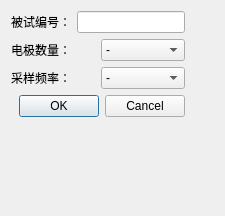
<?xml version="1.0" encoding="UTF-8"?>
<ui version="4.0">
 <class>set_info</class>
 <widget class="QDialog" name="set_info">
  <property name="geometry">
   <rect>
    <x>0</x>
    <y>0</y>
    <width>225</width>
    <height>216</height>
   </rect>
  </property>
  <property name="windowTitle">
   <string>实验信息</string>
  </property>
  <layout class="QFormLayout" name="formLayout">
   <item row="0" column="0">
    <layout class="QGridLayout" name="gridLayout">
     <item row="0" column="0">
      <layout class="QHBoxLayout" name="horizontalLayout">
       <item>
        <widget class="QLabel" name="label">
         <property name="text">
          <string>被试编号：</string>
         </property>
        </widget>
       </item>
       <item>
        <widget class="QLineEdit" name="num"/>
       </item>
      </layout>
     </item>
     <item row="1" column="0">
      <layout class="QHBoxLayout" name="horizontalLayout_4">
       <item>
        <widget class="QLabel" name="label_5">
         <property name="text">
          <string>电极数量：</string>
         </property>
        </widget>
       </item>
       <item>
        <widget class="QComboBox" name="comboBox">
         <item>
          <property name="text">
           <string>-</string>
          </property>
         </item>
         <item>
          <property name="text">
           <string>8导</string>
          </property>
         </item>
         <item>
          <property name="text">
           <string>16导</string>
          </property>
         </item>
         <item>
          <property name="text">
           <string>32导</string>
          </property>
         </item>
        </widget>
       </item>
      </layout>
     </item>
     <item row="3" column="0">
      <widget class="QDialogButtonBox" name="confirm">
       <property name="orientation">
        <enum>Qt::Horizontal</enum>
       </property>
       <property name="standardButtons">
        <set>QDialogButtonBox::Cancel|QDialogButtonBox::Ok</set>
       </property>
      </widget>
     </item>
     <item row="2" column="0">
      <layout class="QHBoxLayout" name="horizontalLayout_5">
       <item>
        <widget class="QLabel" name="label_6">
         <property name="text">
          <string>采样频率：</string>
         </property>
        </widget>
       </item>
       <item>
        <widget class="QComboBox" name="comboBox_2">
         <item>
          <property name="text">
           <string>-</string>
          </property>
         </item>
         <item>
          <property name="text">
           <string>128Hz</string>
          </property>
         </item>
         <item>
          <property name="text">
           <string>256Hz</string>
          </property>
         </item>
         <item>
          <property name="text">
           <string>512Hz</string>
          </property>
         </item>
         <item>
          <property name="text">
           <string>1024Hz</string>
          </property>
         </item>
        </widget>
       </item>
      </layout>
     </item>
    </layout>
   </item>
  </layout>
 </widget>
 <resources/>
 <connections>
  <connection>
   <sender>confirm</sender>
   <signal>accepted()</signal>
   <receiver>set_info</receiver>
   <slot>accept()</slot>
   <hints>
    <hint type="sourcelabel">
     <x>248</x>
     <y>254</y>
    </hint>
    <hint type="destinationlabel">
     <x>157</x>
     <y>274</y>
    </hint>
   </hints>
  </connection>
  <connection>
   <sender>confirm</sender>
   <signal>rejected()</signal>
   <receiver>set_info</receiver>
   <slot>reject()</slot>
   <hints>
    <hint type="sourcelabel">
     <x>316</x>
     <y>260</y>
    </hint>
    <hint type="destinationlabel">
     <x>286</x>
     <y>274</y>
    </hint>
   </hints>
  </connection>
 </connections>
</ui>
